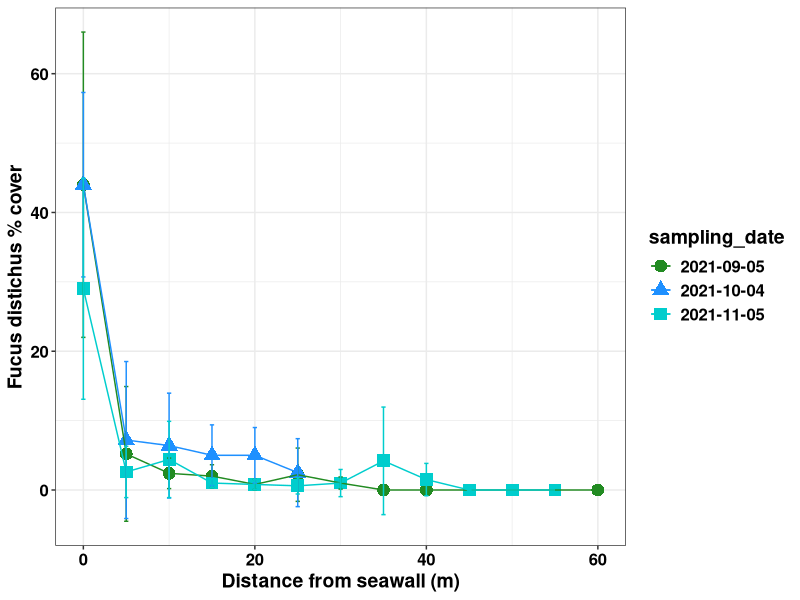
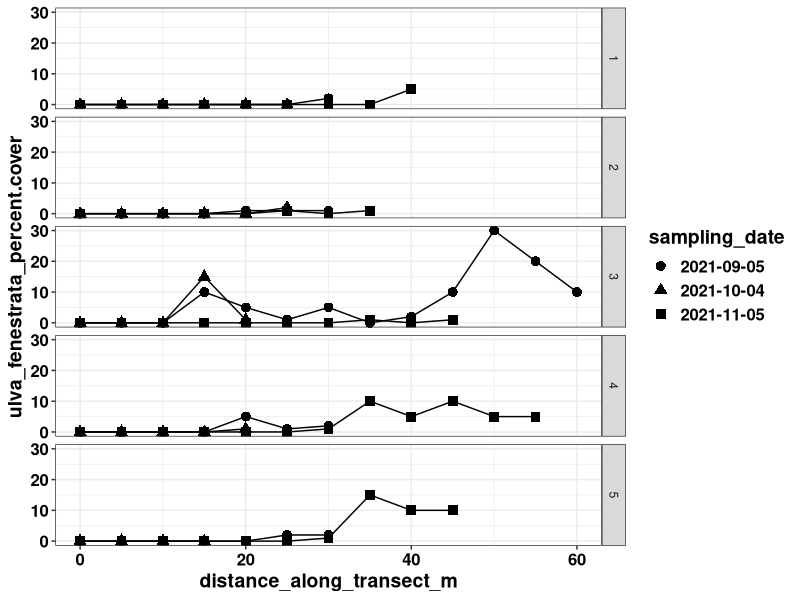
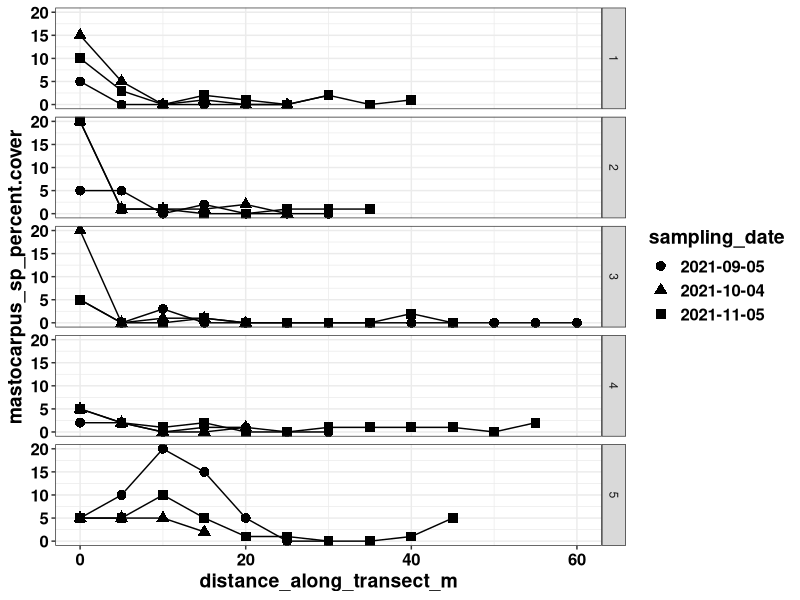
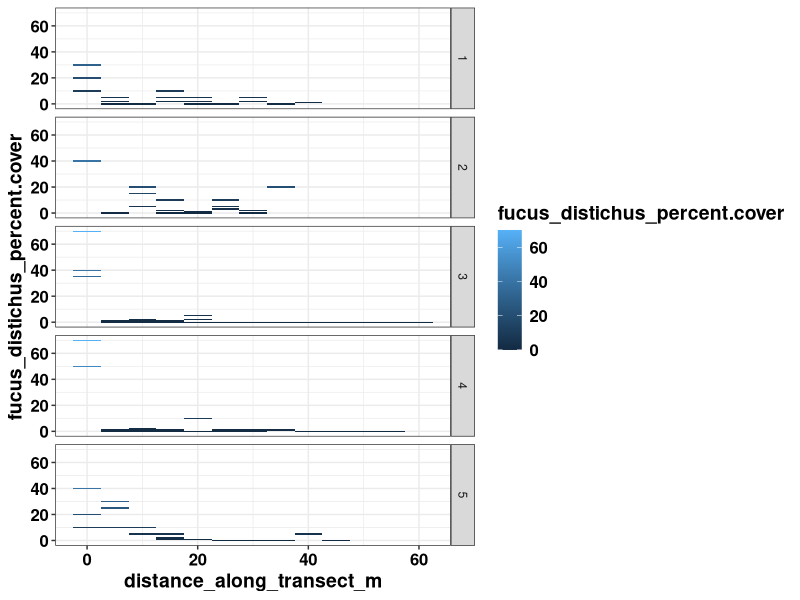

Source code (R) for these figures, in order:
## load packages
library(tidyverse)
library(plyr)
library(ggplot2)+theme_set(theme_bw()+
                             theme(axis.text.y = element_text(colour = "black", size = 12, face = "bold"),
                                   axis.text.x = element_text(colour = "black", face = "bold", size = 12),
                                   legend.text = element_text(size = 12, face ="bold", colour ="black"),
                                   legend.position = "right", axis.title.y = element_text(face = "bold", size = 14),
                                   axis.title.x = element_text(face = "bold", size = 14, colour = "black"),
                                   legend.title = element_text(size = 14, colour = "black", face = "bold"),
                                   legend.key=element_blank()))

## set working directory
setwd("C:/Users/siobh/OneDrive - The University Of British Columbia/Project - Seaweed Seasonality Transects/seaweed_seasonality_2021-09-05/git_GW_seaweed_seasonality_transects")

## read in data
algae = read.csv("GW_seaweed_seasonality_transect_data1.csv")


## group the data by aquariums and sampling date
algae_grouped = ddply(algae, c("sampling_date", "distance_along_transect_m"), 
                           summarise,
                           N.fd = length(fucus_distichus_percent.cover), ## sample size
                           mean.fd = mean(fucus_distichus_percent.cover), ## mean
                           sd.fd = sd(fucus_distichus_percent.cover)## standard deviation
                          )%>% ## standard deviation)
  mutate(se.fd = sd.fd/sqrt(N.fd), ## standard error
         lci.fd = mean.fd - 1.960*(se.fd), ## lower bound of 95% confidence interval
         uci.fd = mean.fd + 1.960*(se.fd)) ## upper bound of 95% confidence interval
 ## upper bound of 95% confidence interval



## dot-line plot (fucus)
ggplot(algae_grouped, aes(x=distance_along_transect_m, y=mean.fd, 
                  shape=sampling_date, color=sampling_date))+
  geom_point(cex=4)+
  geom_line()+
  geom_errorbar(aes(ymin=lci.fd, ymax=uci.fd), 
                width=0.5)+
  xlab("Distance from seawall (m)")+
  ylab("Fucus distichus % cover")+
  scale_color_manual(values=c("forestgreen","dodgerblue","cyan3"))

## dot-line plot (ulva)
ggplot(algae, aes(x=distance_along_transect_m, y=ulva_fenestrata_percent.cover, 
                  shape=sampling_date))+
  geom_point(cex=3)+
  geom_line()+
  facet_grid(transect_id~.)


## dot-line plot (mastocarpus)
ggplot(algae, aes(x=distance_along_transect_m, y=mastocarpus_sp_percent.cover, 
                  shape=sampling_date))+
  geom_point(cex=3)+
  geom_line()+
  facet_grid(transect_id~.)


## heatmap plot (fucus)
ggplot(algae, aes(x=distance_along_transect_m, y=fucus_distichus_percent.cover,
                  fill=fucus_distichus_percent.cover))+
  geom_tile()+
  facet_grid(transect_id~.)
